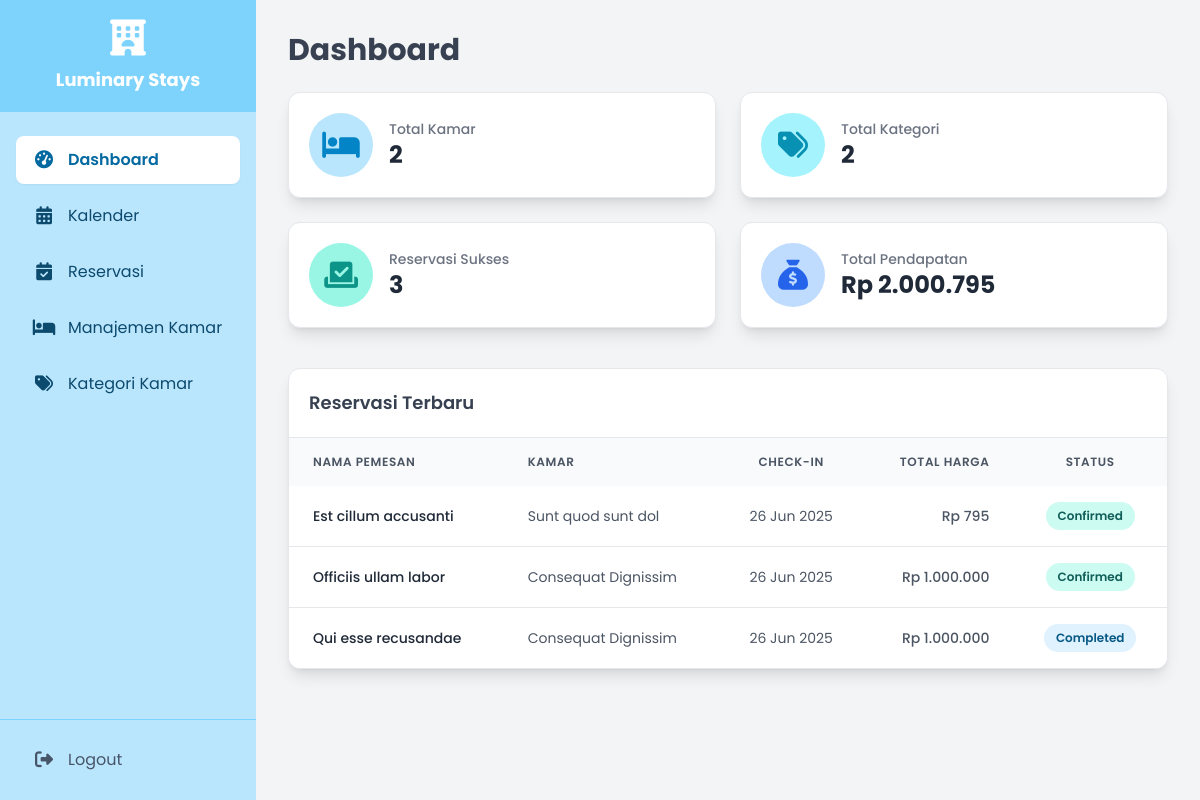
Page /index.php?page=dashboard (signed in) on the committed database.
### tables this page shows
CREATE TABLE `reservasi` (
  `id` int(11) NOT NULL,
  `id_kamar` int(11) NOT NULL,
  `jumlah_kamar` int(11) NOT NULL DEFAULT 1,
  `nama_pemesan` varchar(100) NOT NULL,
  `email_pemesan` varchar(100) NOT NULL,
  `telepon_pemesan` varchar(25) DEFAULT NULL,
  `tgl_checkin` date NOT NULL,
  `tgl_checkout` date NOT NULL,
  `jumlah_malam` int(11) NOT NULL,
  `total_harga` decimal(12,2) NOT NULL,
  `status` enum('Pending','Confirmed','Cancelled','Completed') DEFAULT 'Pending',
  `created_at` timestamp NOT NULL DEFAULT current_timestamp()
);

CREATE TABLE `kamar` (
  `id` int(11) NOT NULL,
  `id_kategori` int(11) NOT NULL,
  `nama_kamar` varchar(150) NOT NULL,
  `harga_per_malam` decimal(10,2) NOT NULL,
  `stok` int(11) NOT NULL DEFAULT 0,
  `deskripsi` text DEFAULT NULL,
  `gambar` varchar(255) DEFAULT 'default.jpg'
);

### controllers/dashboard_controller.php (called while the page is built, shortened)
<?php
require_once __DIR__ . '/../config/database.php';
try {
    $total_kamar = $pdo->query("SELECT COUNT(*) FROM kamar")->fetchColumn() ?? 0;
    $stmt_reservasi = $pdo->prepare("SELECT COUNT(*) FROM reservasi WHERE status = 'Confirmed' OR status = 'Completed'");
    $stmt_reservasi->execute();
    $stmt_terbaru = $pdo->query("
        SELECT
            r.id,
            r.nama_pemesan,
            k.nama_kamar,
            r.tgl_checkin,
            r.total_harga,
            r.status
        FROM reservasi r
        JOIN kamar k ON r.id_kamar = k.id
        ORDER BY r.created_at DESC
        LIMIT 5
    ");
    $reservasi_terbaru = $stmt_terbaru->fetchAll(PDO::FETCH_ASSOC);
} catch (PDOException $e) {
    echo '<div class="bg-red-100 border border-red-400 text-red-700 px-4 py-3 rounded relative" role="alert">';
    echo '<strong>Error Database:</strong> Tidak dapat mengambil data statistik. ' . $e->getMessage();
    echo '</div>';
}
?>

### views/dashboard.php (the view, shortened to what this page needs)
<?php
require_once 'controllers/dashboard_controller.php';
function stat_card($icon, $color, $title, $value) {
    $icon_color = "text-{$color}-600";
    $bg_color = "bg-{$color}-200";
    echo "
    <div class='bg-white p-5 rounded-xl shadow-lg flex items-center space-x-4 transition-all duration-300 hover:shadow-sky-200 hover:-translate-y-1 border border-gray-200'>
        <div class='flex-shrink-0 w-16 h-16 flex items-center justify-center rounded-full {$bg_color}'>
            <i class='fa-solid {$icon} text-3xl {$icon_color}'></i>
        </div>
        <div>
            <p class='text-sm font-medium text-gray-500'>{$title}</p>
            <p class='text-2xl font-bold text-gray-800'>{$value}</p>
        </div>
    </div>
    ";
}
?>
<h1 class="text-3xl font-bold text-gray-700 mb-6">Dashboard</h1>
<div class="grid grid-cols-1 md:grid-cols-2 xl:grid-cols-4 gap-6">
    <?php
    stat_card('fa-bed', 'sky', 'Total Kamar', $total_kamar);
    ?>
</div>
<div class="mt-10 bg-white shadow-lg rounded-xl overflow-hidden border border-gray-200">
    <div class="p-5 border-b border-gray-200">
        <h2 class="text-lg font-semibold text-gray-700">Reservasi Terbaru</h2>
    </div>
    <div class="overflow-x-auto">
        <table class="min-w-full">
            <thead class="bg-gray-50">
                <tr>
                    <th class="px-6 py-4 text-left text-xs font-semibold text-gray-600 uppercase tracking-wider">Nama Pemesan</th>
                    <th class="px-6 py-4 text-left text-xs font-semibold text-gray-600 uppercase tracking-wider">Kamar</th>
                    <th class="px-6 py-4 text-center text-xs font-semibold text-gray-600 uppercase tracking-wider">Check-in</th>
                    <th class="px-6 py-4 text-right text-xs font-semibold text-gray-600 uppercase tracking-wider">Total Harga</th>
                    <th class="px-6 py-4 text-center text-xs font-semibold text-gray-600 uppercase tracking-wider">Status</th>
                </tr>
            </thead>
            <tbody class="bg-white divide-y divide-gray-200">
                <?php if (!empty($reservasi_terbaru)): ?>
                    <?php foreach ($reservasi_terbaru as $reservasi): ?>
                        <tr class="hover:bg-sky-50 transition-colors duration-200">
                            <td class="px-6 py-4 whitespace-nowrap text-sm font-medium text-gray-800"><?php echo htmlspecialchars($reservasi['nama_pemesan']); ?></td>
                            <td class="px-6 py-4 whitespace-nowrap text-sm text-gray-600"><?php echo htmlspecialchars($reservasi['nama_kamar']); ?></td>
                            <td class="px-6 py-4 whitespace-nowrap text-sm text-gray-600 text-center"><?php echo date('d M Y', strtotime($reservasi['tgl_checkin'])); ?></td>
                            <td class="px-6 py-4 whitespace-nowrap text-sm text-gray-600 text-right font-medium">Rp <?php echo number_format($reservasi['total_harga'], 0, ',', '.'); ?></td>
                            <td class="px-6 py-4 whitespace-nowrap text-center">
                                <?php
                                $status = $reservasi['status'];
                                $badge_color = 'bg-gray-100 text-gray-800';
                                if ($status == 'Confirmed') $badge_color = 'bg-teal-100 text-teal-800';
                                if ($status == 'Completed') $badge_color = 'bg-sky-100 text-sky-800';
                                ?>
                                <span class="px-3 py-1 inline-flex text-xs leading-5 font-semibold rounded-full <?php echo $badge_color; ?>">
                                    <?php echo htmlspecialchars($status); ?>
                                </span>
                            </td>
                        </tr>
                    <?php endforeach; ?>
                <?php endif; ?>
            </tbody>
        </table>
    </div>
</div>

### views/layouts/header.php (style rules this page uses)
body { font-family: 'Poppins', sans-serif; }
:root { --fc-border-color: #e5e7eb; --fc-today-bg-color: rgba(14, 165, 233, 0.1); --fc-button-bg-color: #0ea5e9; --fc-button-text-color: #ffffff; --fc-button-border-color: #0ea5e9; --fc-button-hover-bg-color: #0284c7; --fc-button-hover-border-color: #0284c7; --fc-button-active-bg-color: #0369a1; --fc-button-active-border-color: #0369a1; }

### rows in the picture
reservasi: nama_pemesan "Est cillum accusanti", id_kamar.nama_kamar "Sunt quod sunt dol", tgl_checkin "26 Jun 2025", total_harga "795", status "Confirmed"
reservasi: nama_pemesan "Officiis ullam labor", id_kamar.nama_kamar "Consequat Dignissim", tgl_checkin "26 Jun 2025", total_harga "1.000.000", status "Confirmed"
reservasi: nama_pemesan "Qui esse recusandae", id_kamar.nama_kamar "Consequat Dignissim", tgl_checkin "26 Jun 2025", total_harga "1.000.000", status "Completed"

### other values in the picture
$text "Dashboard Kalender Reservasi Manajemen Kamar Kategori Kamar"
$title "Total Kamar Total Kategori Reservasi Sukses Total Pendapatan"
$value "2 2 3 Rp 2.000.795"
